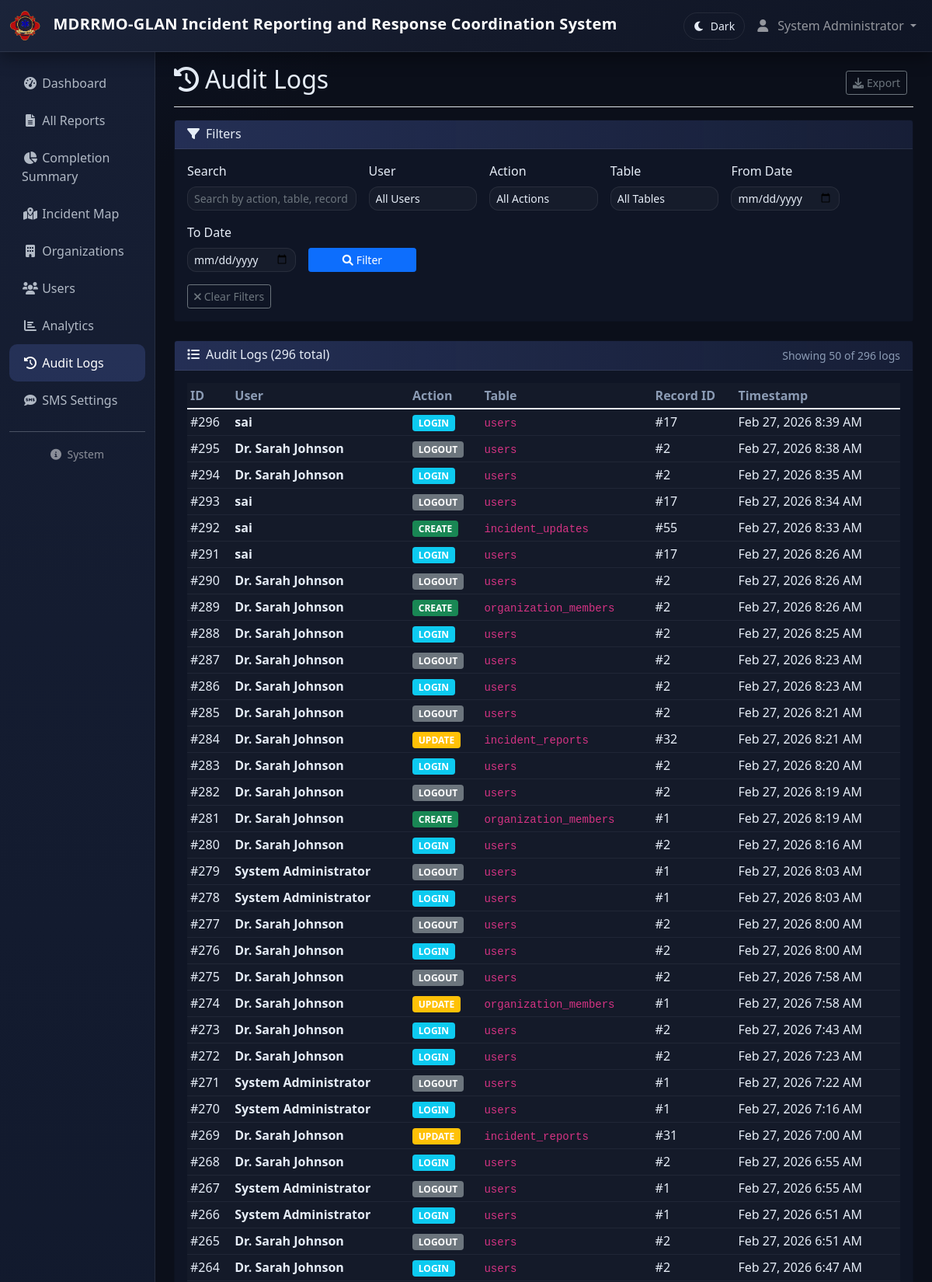
The app's page /dashboard/audit.php (signed in, upper part) with its own data.
### tables this page shows
CREATE TABLE IF NOT EXISTS `audit_logs` (
  `id` int NOT NULL AUTO_INCREMENT,
  `user_id` int DEFAULT NULL,
  `action` varchar(100) NOT NULL,
  `table_name` varchar(100) NOT NULL,
  `record_id` int DEFAULT NULL,
  `timestamp` timestamp NULL DEFAULT CURRENT_TIMESTAMP,
  PRIMARY KEY (`id`),
  KEY `idx_audit_logs_user` (`user_id`),
  KEY `idx_audit_logs_timestamp` (`timestamp`)
);

CREATE TABLE IF NOT EXISTS `users` (
  `id` int NOT NULL AUTO_INCREMENT,
  `name` varchar(255) NOT NULL,
  `email` varchar(191) NOT NULL,
  `password` varchar(255) NOT NULL,
  `role` enum('Admin','Organization Account','Responder','Organization Member') NOT NULL,
  `organization_id` int DEFAULT NULL,
  `contact_number` varchar(20) DEFAULT NULL,
  `created_at` timestamp NULL DEFAULT CURRENT_TIMESTAMP,
  PRIMARY KEY (`id`),
  UNIQUE KEY `email` (`email`),
  KEY `organization_id` (`organization_id`),
  KEY `idx_contact_number` (`contact_number`)
);

### config/config.php (called while the page is built, shortened)
<?php
function format_datetime($datetime)
{
    return date('M d, Y g:i A', strtotime($datetime));
}
?>

### dashboard/audit.php (the view, shortened to what this page needs)
<?php
require_once '../config/config.php';
include '../views/header.php';
$database = new Database();
$db = $database->getConnection();
$search = $_GET['search'] ?? '';
$date_from = $_GET['date_from'] ?? '';
$date_to = $_GET['date_to'] ?? '';
$page = max(1, $_GET['page'] ?? 1);
$limit = 50;
$offset = ($page - 1) * $limit;
$where_conditions = ["1=1"];
$params = [];
$where_clause = implode(" AND ", $where_conditions);
$count_query = "SELECT COUNT(*) as total
                FROM audit_logs al
                LEFT JOIN users u ON al.user_id = u.id
                WHERE $where_clause";
$count_stmt = $db->prepare($count_query);
$count_stmt->execute($params);
$total_records = $count_stmt->fetch()['total'];
$query = "SELECT al.*, u.name as user_name
          FROM audit_logs al
          LEFT JOIN users u ON al.user_id = u.id
          WHERE $where_clause
          ORDER BY al.timestamp DESC
          LIMIT " . (int)$limit . " OFFSET " . (int)$offset;
$stmt = $db->prepare($query);
$stmt->execute($params);
$audit_logs = $stmt->fetchAll();
?>
<div class="container-fluid">
    <div class="row">
        <?php include '../views/sidebar.php'; ?>
        <main class="col-md-9 ms-sm-auto col-lg-10 px-md-4 main-content">
            <div class="d-flex justify-content-between flex-wrap flex-md-nowrap align-items-center pt-3 pb-2 mb-3 border-bottom">
                <h1 class="h2">
                    <i class="fas fa-history me-2"></i>Audit Logs
                </h1>
                <div class="btn-toolbar mb-2 mb-md-0">
                    <div class="btn-group me-2">
                        <button type="button" class="btn btn-sm btn-outline-secondary" onclick="exportAuditLogs()">
                            <i class="fas fa-download me-1"></i>Export
                        </button>
                    </div>
                </div>
            </div>
            <div class="card mb-4">
                <div class="card-header">
                    <h6 class="mb-0">
                        <i class="fas fa-filter me-2"></i>Filters
                    </h6>
                </div>
                <div class="card-body">
                    <form method="GET" class="row g-3">
                        <div class="col-md-3">
                            <label for="search" class="form-label">Search</label>
                            <input type="text" class="form-control form-control-sm" id="search" name="search"
                                   placeholder="Search by action, table, record ID, or user..." value="<?php echo htmlspecialchars($search); ?>">
                        </div>
                        <div class="col-md-2">
                            <label for="user" class="form-label">User</label>
                            <select class="form-select form-select-sm" id="user" name="user">
                                <option value="">All Users</option>
                            </select>
                        </div>
                        <div class="col-md-2">
                            <label for="action" class="form-label">Action</label>
                            <select class="form-select form-select-sm" id="action" name="action">
                                <option value="">All Actions</option>
                            </select>
                        </div>
                        <div class="col-md-2">
                            <label for="table" class="form-label">Table</label>
                            <select class="form-select form-select-sm" id="table" name="table">
                                <option value="">All Tables</option>
                            </select>
                        </div>
                        <div class="col-md-2">
                            <label for="date_from" class="form-label">From Date</label>
                            <input type="date" class="form-control form-control-sm" id="date_from" name="date_from"
                                   value="<?php echo $date_from; ?>">
                        </div>
                        <div class="col-md-2">
                            <label for="date_to" class="form-label">To Date</label>
                            <input type="date" class="form-control form-control-sm" id="date_to" name="date_to"
                                   value="<?php echo $date_to; ?>">
                        </div>
                        <div class="col-md-2">
                            <label class="form-label">&nbsp;</label>
                            <div class="d-grid">
                                <button type="submit" class="btn btn-primary btn-sm">
                                    <i class="fas fa-search me-1"></i>Filter
                                </button>
                            </div>
                        </div>
                        <div class="col-12">
                            <a href="<?php echo BASE_URL; ?>dashboard/audit.php" class="btn btn-outline-secondary btn-sm">
                                <i class="fas fa-times me-1"></i>Clear Filters
                            </a>
                        </div>
                    </form>
                </div>
            </div>
            <div class="card">
                <div class="card-header d-flex justify-content-between align-items-center">
                    <h6 class="mb-0">
                        <i class="fas fa-list me-2"></i>Audit Logs (<?php echo $total_records; ?> total)
                    </h6>
                    <small class="text-muted">
                        Showing <?php echo count($audit_logs); ?> of <?php echo $total_records; ?> logs
                    </small>
                </div>
                <div class="card-body">
                    <?php if (empty($audit_logs)): ?>
                        <div class="text-center py-4">
                            <i class="fas fa-inbox fa-3x text-muted mb-3"></i>
                            <h5 class="text-muted">No audit logs found</h5>
                            <p class="text-muted">Try adjusting your filters or check back later.</p>
                        </div>
                    <?php else: ?>
                        <div class="table-responsive">
                            <table class="table table-hover table-sm">
                                <thead>
                                    <tr>
                                        <th>ID</th>
                                        <th>User</th>
                                        <th>Action</th>
                                        <th>Table</th>
                                        <th>Record ID</th>
                                        <th>Timestamp</th>
                                    </tr>
                                </thead>
                                <tbody>
                                    <?php foreach ($audit_logs as $log): ?>
                                        <tr>
                                            <td>#<?php echo $log['id']; ?></td>
                                            <td>
                                                <?php if ($log['user_name']): ?>
                                                    <strong><?php echo htmlspecialchars($log['user_name']); ?></strong>
                                                <?php else: ?>
                                                    <span class="text-muted">System</span>
                                                <?php endif; ?>
                                            </td>
                                            <td>
                                                <?php
                                                $action_badges = [
                                                    'CREATE' => 'bg-success',
                                                    'UPDATE' => 'bg-warning',
                                                    'DELETE' => 'bg-danger',
                                                    'LOGIN' => 'bg-info',
                                                    'LOGOUT' => 'bg-secondary'
                                                ];
                                                $badge_class = $action_badges[$log['action']] ?? 'bg-secondary';
                                                ?>
                                                <span class="badge <?php echo $badge_class; ?>"><?php echo $log['action']; ?></span>
                                            </td>
                                            <td>
                                                <code><?php echo htmlspecialchars($log['table_name']); ?></code>
                                            </td>
                                            <td>
                                                <?php if ($log['record_id']): ?>
                                                    #<?php echo $log['record_id']; ?>
                                                <?php else: ?>
                                                    <span class="text-muted">-</span>
                                                <?php endif; ?>
                                            </td>
                                            <td>
                                                <?php echo format_datetime($log['timestamp']); ?>
                                            </td>
                                        </tr>
                                    <?php endforeach; ?>
                                </tbody>
                            </table>
                        </div>
                    <?php endif; ?>
                </div>
            </div>
        </main>
    </div>
</div>
<?php include '../views/footer.php'; ?>

### assets/shadcn.css (style rules this page uses)
:root, :root[data-theme='dark'] { --bg: #0b0f1a; --card: #0f1525; --card-hover: #131b2e; --muted: #8b9bb4; --text: #e6edf7; --primary: #6e8bff; --primary-600: #5d7cfb; --primary-700: #4b69f7; --ring: rgba(110, 139, 255, 0.45); --border: rgba(255, 255, 255, 0.08); --success: #42d392; --warning: #f0b429; --danger: #ff6b6b; --info: #38bdf8; --secondary: #9ca3af; }
body { background: radial-gradient(1200px 600px at 0% 0%, #0d1324 0%, var(--bg) 40%), radial-gradient(1000px 800px at 100% 0%, #111a33 0%, var(--bg) 40%), var(--bg) !important; color: var(--text); transition: background-color 0.25s ease, color 0.25s ease; }
html, body { height: 100%; }
body { min-height: 100vh; }
.form-control, .form-select, .form-control:focus, .form-select:focus { background: rgba(255, 255, 255, 0.03) !important; border: 1px solid var(--border) !important; color: var(--text) !important; border-radius: 12px !important; }
.card-header { background: linear-gradient( 90deg, color-mix(in oklab, var(--primary) 22%, transparent) 0%, color-mix(in oklab, var(--primary) 8%, transparent) 100% ) !important; border-bottom: 1px solid var(--border) !important; }
.table { color: var(--text); }
.table thead th { color: var(--muted); border-bottom: 1px solid var(--border); }
.table tbody tr { border-bottom: 1px solid color-mix(in oklab, var(--text) 8%, transparent); }
a { color: var(--primary); }
:root[data-theme='dark'] .card, :root[data-theme='dark'] .card-body, :root[data-theme='dark'] .card-header, :root[data-theme='dark'] .card-footer { background-color: var(--card) !important; color: var(--text) !important; }
:root[data-theme='dark'] .table, :root[data-theme='dark'] .table-striped > tbody > tr:nth-of-type(odd) { --bs-table-accent-bg: rgba(255, 255, 255, 0.02) !important; color: var(--text) !important; }
:root[data-theme='dark'] .table thead th { color: var(--muted) !important; }
:root[data-theme='dark'] .form-control, :root[data-theme='dark'] .form-select { background-color: rgba(255, 255, 255, 0.03) !important; color: var(--text) !important; }
:root[data-theme='dark'] .text-muted { color: var(--muted) !important; }
.main-content { position: relative; z-index: 1; }
body { min-height: 100vh; display: flex; flex-direction: column; }
.container-fluid > .row { min-height: calc(100vh - 56px); }
:root[data-theme='dark'] .dropdown-menu, :root[data-theme='dark'] .dropdown-menu .dropdown-item, :root[data-theme='dark'] .form-select option { background-color: var(--card) !important; color: var(--text) !important; }
:root[data-theme='dark'] .form-select option:checked, :root[data-theme='dark'] .form-select option:hover { background-color: rgba(255, 255, 255, 0.08) !important; }

### records on screen
audit_logs: id "296", user.name "sai", action "LOGIN", table_name "users", record "17", timestamp "Feb 27, 2026 8:39 AM"
audit_logs: id "295", user.name "Dr. Sarah Johnson", action "LOGOUT", table_name "users", record "2", timestamp "Feb 27, 2026 8:38 AM"
audit_logs: id "294", user.name "Dr. Sarah Johnson", action "LOGIN", table_name "users", record "2", timestamp "Feb 27, 2026 8:35 AM"
audit_logs: id "293", user.name "sai", action "LOGOUT", table_name "users", record "17", timestamp "Feb 27, 2026 8:34 AM"
audit_logs: id "292", user.name "sai", action "CREATE", table_name "incident_updates", record "55", timestamp "Feb 27, 2026 8:33 AM"
audit_logs: id "291", user.name "sai", action "LOGIN", table_name "users", record "17", timestamp "Feb 27, 2026 8:26 AM"
audit_logs: id "290", user.name "Dr. Sarah Johnson", action "LOGOUT", table_name "users", record "2", timestamp "Feb 27, 2026 8:26 AM"
audit_logs: id "289", user.name "Dr. Sarah Johnson", action "CREATE", table_name "organization_members", record "2", timestamp "Feb 27, 2026 8:26 AM"
audit_logs: id "288", user.name "Dr. Sarah Johnson", action "LOGIN", table_name "users", record "2", timestamp "Feb 27, 2026 8:25 AM"
audit_logs: id "287", user.name "Dr. Sarah Johnson", action "LOGOUT", table_name "users", record "2", timestamp "Feb 27, 2026 8:23 AM"
audit_logs: id "286", user.name "Dr. Sarah Johnson", action "LOGIN", table_name "users", record "2", timestamp "Feb 27, 2026 8:23 AM"
audit_logs: id "285", user.name "Dr. Sarah Johnson", action "LOGOUT", table_name "users", record "2", timestamp "Feb 27, 2026 8:21 AM"
audit_logs: id "284", user.name "Dr. Sarah Johnson", action "UPDATE", table_name "incident_reports", record "32", timestamp "Feb 27, 2026 8:21 AM"
audit_logs: id "283", user.name "Dr. Sarah Johnson", action "LOGIN", table_name "users", record "2", timestamp "Feb 27, 2026 8:20 AM"
audit_logs: id "282", user.name "Dr. Sarah Johnson", action "LOGOUT", table_name "users", record "2", timestamp "Feb 27, 2026 8:19 AM"
audit_logs: id "281", user.name "Dr. Sarah Johnson", action "CREATE", table_name "organization_members", record "1", timestamp "Feb 27, 2026 8:19 AM"
audit_logs: id "280", user.name "Dr. Sarah Johnson", action "LOGIN", table_name "users", record "2", timestamp "Feb 27, 2026 8:16 AM"
audit_logs: id "279", user.name "System Administrator", action "LOGOUT", table_name "users", record "1", timestamp "Feb 27, 2026 8:03 AM"
audit_logs: id "278", user.name "System Administrator", action "LOGIN", table_name "users", record "1", timestamp "Feb 27, 2026 8:03 AM"
audit_logs: id "277", user.name "Dr. Sarah Johnson", action "LOGOUT", table_name "users", record "2", timestamp "Feb 27, 2026 8:00 AM"
audit_logs: id "276", user.name "Dr. Sarah Johnson", action "LOGIN", table_name "users", record "2", timestamp "Feb 27, 2026 8:00 AM"
audit_logs: id "275", user.name "Dr. Sarah Johnson", action "LOGOUT", table_name "users", record "2", timestamp "Feb 27, 2026 7:58 AM"
audit_logs: id "274", user.name "Dr. Sarah Johnson", action "UPDATE", table_name "organization_members", record "1", timestamp "Feb 27, 2026 7:58 AM"
audit_logs: id "273", user.name "Dr. Sarah Johnson", action "LOGIN", table_name "users", record "2", timestamp "Feb 27, 2026 7:43 AM"
audit_logs: id "272", user.name "Dr. Sarah Johnson", action "LOGIN", table_name "users", record "2", timestamp "Feb 27, 2026 7:23 AM"
audit_logs: id "271", user.name "System Administrator", action "LOGOUT", table_name "users", record "1", timestamp "Feb 27, 2026 7:22 AM"
audit_logs: id "270", user.name "System Administrator", action "LOGIN", table_name "users", record "1", timestamp "Feb 27, 2026 7:16 AM"
audit_logs: id "269", user.name "Dr. Sarah Johnson", action "UPDATE", table_name "incident_reports", record "31", timestamp "Feb 27, 2026 7:00 AM"
audit_logs: id "268", user.name "Dr. Sarah Johnson", action "LOGIN", table_name "users", record "2", timestamp "Feb 27, 2026 6:55 AM"
audit_logs: id "267", user.name "System Administrator", action "LOGOUT", table_name "users", record "1", timestamp "Feb 27, 2026 6:55 AM"
audit_logs: id "266", user.name "System Administrator", action "LOGIN", table_name "users", record "1", timestamp "Feb 27, 2026 6:51 AM"
audit_logs: id "265", user.name "Dr. Sarah Johnson", action "LOGOUT", table_name "users", record "2", timestamp "Feb 27, 2026 6:51 AM"
audit_logs: id "264", user.name "Dr. Sarah Johnson", action "LOGIN", table_name "users", record "2", timestamp "Feb 27, 2026 6:47 AM"

### other values on screen
APP_NAME "MDRRMO-GLAN Incident Reporting and Response Coordination System"
$_SESSION['user_name'] "System Administrator"
$total_records "296"
count($audit_logs) "50"
